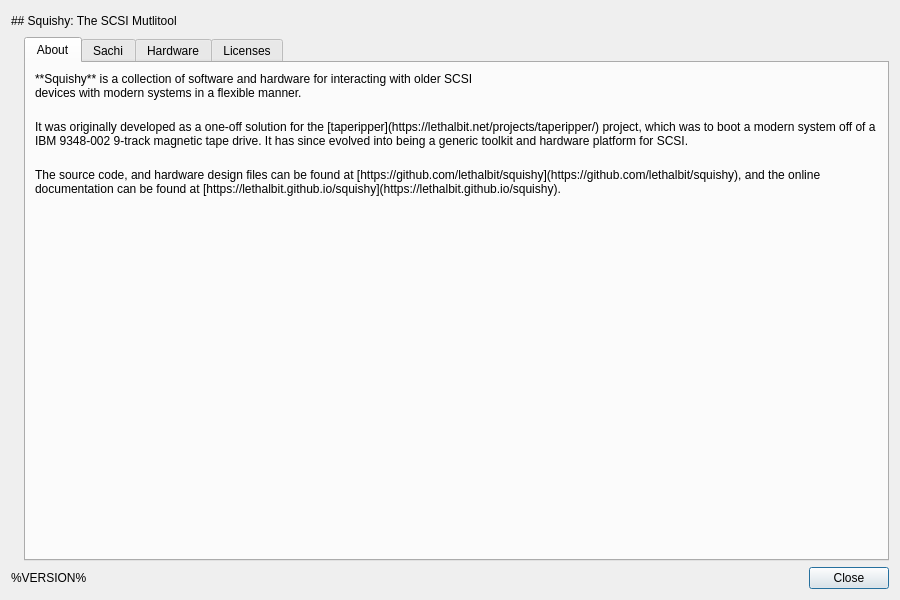
<?xml version="1.0" encoding="UTF-8"?>
<ui version="4.0">
 <class>AboutWindow</class>
 <widget class="QDialog" name="AboutWindow">
  <property name="geometry">
   <rect>
    <x>0</x>
    <y>0</y>
    <width>900</width>
    <height>600</height>
   </rect>
  </property>
  <property name="minimumSize">
   <size>
    <width>900</width>
    <height>600</height>
   </size>
  </property>
  <property name="maximumSize">
   <size>
    <width>900</width>
    <height>600</height>
   </size>
  </property>
  <property name="windowTitle">
   <string>About Squishy</string>
  </property>
  <property name="modal">
   <bool>true</bool>
  </property>
  <layout class="QVBoxLayout" name="verticalLayout_2" stretch="0,1,0">
   <item>
    <layout class="QHBoxLayout" name="horizontalLayout">
     <item>
      <widget class="QLabel" name="label">
       <property name="text">
        <string>## Squishy: The SCSI Mutlitool</string>
       </property>
       <property name="textFormat">
        <enum>Qt::MarkdownText</enum>
       </property>
       <property name="scaledContents">
        <bool>false</bool>
       </property>
      </widget>
     </item>
     <item>
      <spacer name="horizontalSpacer_2">
       <property name="orientation">
        <enum>Qt::Horizontal</enum>
       </property>
       <property name="sizeHint" stdset="0">
        <size>
         <width>40</width>
         <height>20</height>
        </size>
       </property>
      </spacer>
     </item>
    </layout>
   </item>
   <item>
    <layout class="QGridLayout" name="gridLayout">
     <item row="0" column="0">
      <widget class="QLabel" name="lbl_sachi">
       <property name="text">
        <string/>
       </property>
      </widget>
     </item>
     <item row="0" column="1">
      <widget class="QTabWidget" name="tabs_about">
       <property name="currentIndex">
        <number>0</number>
       </property>
       <widget class="QWidget" name="tab_about">
        <attribute name="title">
         <string>About</string>
        </attribute>
        <layout class="QVBoxLayout" name="verticalLayout">
         <property name="spacing">
          <number>20</number>
         </property>
         <item>
          <widget class="QLabel" name="label_3">
           <property name="text">
            <string>**Squishy** is a collection of software and hardware for interacting with older SCSI
devices with modern systems in a flexible manner.</string>
           </property>
           <property name="textFormat">
            <enum>Qt::MarkdownText</enum>
           </property>
           <property name="scaledContents">
            <bool>false</bool>
           </property>
           <property name="alignment">
            <set>Qt::AlignLeading|Qt::AlignLeft|Qt::AlignTop</set>
           </property>
           <property name="wordWrap">
            <bool>true</bool>
           </property>
           <property name="indent">
            <number>-1</number>
           </property>
          </widget>
         </item>
         <item>
          <widget class="QLabel" name="label_4">
           <property name="text">
            <string>It was originally developed as a one-off solution for the [taperipper](https://lethalbit.net/projects/taperipper/) project, which was to boot a modern system off of a IBM 9348-002 9-track magnetic tape drive. It has since evolved into being a generic toolkit and hardware platform for SCSI.</string>
           </property>
           <property name="textFormat">
            <enum>Qt::MarkdownText</enum>
           </property>
           <property name="alignment">
            <set>Qt::AlignLeading|Qt::AlignLeft|Qt::AlignTop</set>
           </property>
           <property name="wordWrap">
            <bool>true</bool>
           </property>
           <property name="openExternalLinks">
            <bool>true</bool>
           </property>
          </widget>
         </item>
         <item>
          <widget class="QLabel" name="label_5">
           <property name="text">
            <string>The source code, and hardware design files can be found at [https://github.com/lethalbit/squishy](https://github.com/lethalbit/squishy), and the online documentation can be found at [https://lethalbit.github.io/squishy](https://lethalbit.github.io/squishy).</string>
           </property>
           <property name="textFormat">
            <enum>Qt::MarkdownText</enum>
           </property>
           <property name="alignment">
            <set>Qt::AlignLeading|Qt::AlignLeft|Qt::AlignTop</set>
           </property>
           <property name="wordWrap">
            <bool>true</bool>
           </property>
           <property name="openExternalLinks">
            <bool>true</bool>
           </property>
          </widget>
         </item>
         <item>
          <spacer name="verticalSpacer">
           <property name="orientation">
            <enum>Qt::Vertical</enum>
           </property>
           <property name="sizeHint" stdset="0">
            <size>
             <width>20</width>
             <height>40</height>
            </size>
           </property>
          </spacer>
         </item>
        </layout>
       </widget>
       <widget class="QWidget" name="tab_sachi">
        <attribute name="title">
         <string>Sachi</string>
        </attribute>
        <layout class="QVBoxLayout" name="verticalLayout_3">
         <property name="spacing">
          <number>20</number>
         </property>
         <item>
          <widget class="QLabel" name="label_6">
           <property name="text">
            <string>Sachi is an IBM 9348-002 that was possessed by an inarinokami. She is the mascot for Squishy.</string>
           </property>
           <property name="textFormat">
            <enum>Qt::MarkdownText</enum>
           </property>
           <property name="alignment">
            <set>Qt::AlignLeading|Qt::AlignLeft|Qt::AlignTop</set>
           </property>
           <property name="wordWrap">
            <bool>true</bool>
           </property>
          </widget>
         </item>
         <item>
          <spacer name="verticalSpacer_2">
           <property name="orientation">
            <enum>Qt::Vertical</enum>
           </property>
           <property name="sizeHint" stdset="0">
            <size>
             <width>20</width>
             <height>362</height>
            </size>
           </property>
          </spacer>
         </item>
         <item>
          <widget class="QLabel" name="label_7">
           <property name="text">
            <string>Sachi was designed and illustrated by [Tyson Tan](https://tysontan.com/)</string>
           </property>
           <property name="textFormat">
            <enum>Qt::MarkdownText</enum>
           </property>
           <property name="alignment">
            <set>Qt::AlignLeading|Qt::AlignLeft|Qt::AlignTop</set>
           </property>
           <property name="wordWrap">
            <bool>true</bool>
           </property>
           <property name="openExternalLinks">
            <bool>true</bool>
           </property>
          </widget>
         </item>
        </layout>
       </widget>
       <widget class="QWidget" name="tab_hardware">
        <attribute name="title">
         <string>Hardware</string>
        </attribute>
        <layout class="QVBoxLayout" name="verticalLayout_4">
         <property name="spacing">
          <number>20</number>
         </property>
         <item>
          <widget class="QLabel" name="label_8">
           <property name="text">
            <string>The hardware side of Squishy is fully open source, and is licensed under the [CERN-OHL-S](https://ohwr.org/cern_ohl_s_v2.txt).</string>
           </property>
           <property name="textFormat">
            <enum>Qt::MarkdownText</enum>
           </property>
           <property name="alignment">
            <set>Qt::AlignLeading|Qt::AlignLeft|Qt::AlignTop</set>
           </property>
           <property name="wordWrap">
            <bool>true</bool>
           </property>
           <property name="openExternalLinks">
            <bool>true</bool>
           </property>
          </widget>
         </item>
         <item>
          <widget class="QLabel" name="label_9">
           <property name="text">
            <string>It is designed to be as safe and easy to use as possible, while also being as powerful and flexible as possible. It evolved from a simple wish to communicate with an old SCSI reel-to-reel tape drive into something much more.</string>
           </property>
           <property name="textFormat">
            <enum>Qt::MarkdownText</enum>
           </property>
           <property name="alignment">
            <set>Qt::AlignLeading|Qt::AlignLeft|Qt::AlignTop</set>
           </property>
           <property name="wordWrap">
            <bool>true</bool>
           </property>
          </widget>
         </item>
         <item>
          <spacer name="verticalSpacer_3">
           <property name="orientation">
            <enum>Qt::Vertical</enum>
           </property>
           <property name="sizeHint" stdset="0">
            <size>
             <width>20</width>
             <height>326</height>
            </size>
           </property>
          </spacer>
         </item>
        </layout>
       </widget>
       <widget class="QWidget" name="tab_licenses">
        <attribute name="title">
         <string>Licenses</string>
        </attribute>
        <layout class="QVBoxLayout" name="verticalLayout_5">
         <property name="spacing">
          <number>20</number>
         </property>
         <item>
          <widget class="QLabel" name="label_10">
           <property name="text">
            <string>The Squishy project is licensed under 3 individual licenses, one for the hardware and gateware, one for the software and one for the documentation.</string>
           </property>
           <property name="textFormat">
            <enum>Qt::MarkdownText</enum>
           </property>
           <property name="alignment">
            <set>Qt::AlignLeading|Qt::AlignLeft|Qt::AlignTop</set>
           </property>
           <property name="wordWrap">
            <bool>true</bool>
           </property>
          </widget>
         </item>
         <item>
          <widget class="QLabel" name="label_11">
           <property name="text">
            <string>The hardware is licensed under the [CERN-OHL-S](https://ohwr.org/cern_ohl_s_v2.txt), the license for which can be found in [LICENSE.hardware](https://github.com/lethalbit/squishy/blob/main/LICENSE.hardware)</string>
           </property>
           <property name="textFormat">
            <enum>Qt::MarkdownText</enum>
           </property>
           <property name="alignment">
            <set>Qt::AlignLeading|Qt::AlignLeft|Qt::AlignTop</set>
           </property>
           <property name="wordWrap">
            <bool>true</bool>
           </property>
           <property name="openExternalLinks">
            <bool>true</bool>
           </property>
          </widget>
         </item>
         <item>
          <widget class="QLabel" name="label_14">
           <property name="text">
            <string>The software and gateware are licensed under the [BSD-3-Clause](https://spdx.org/licenses/BSD-3-Clause.html) and can be found in [LICENSE.software](https://github.com/lethalbit/squishy/blob/main/LICENSE.software).</string>
           </property>
           <property name="textFormat">
            <enum>Qt::MarkdownText</enum>
           </property>
           <property name="alignment">
            <set>Qt::AlignLeading|Qt::AlignLeft|Qt::AlignTop</set>
           </property>
           <property name="wordWrap">
            <bool>true</bool>
           </property>
           <property name="openExternalLinks">
            <bool>true</bool>
           </property>
          </widget>
         </item>
         <item>
          <widget class="QLabel" name="label_13">
           <property name="text">
            <string>The documentation is licensed under the Creative Commons [CC-BY-SA](https://creativecommons.org/licenses/by-sa/2.0/) and can be found in [LICENSE.docs](https://github.com/lethalbit/squishy/blob/main/LICENSE.docs)</string>
           </property>
           <property name="textFormat">
            <enum>Qt::MarkdownText</enum>
           </property>
           <property name="alignment">
            <set>Qt::AlignLeading|Qt::AlignLeft|Qt::AlignTop</set>
           </property>
           <property name="wordWrap">
            <bool>true</bool>
           </property>
           <property name="openExternalLinks">
            <bool>true</bool>
           </property>
          </widget>
         </item>
         <item>
          <widget class="QLabel" name="label_15">
           <property name="text">
            <string>The icons used in the GUI are from the [KDE](https://kde.org) project. They are the [breeze-icons](https://github.com/KDE/breeze-icons/) and they are licensed under the [LGPL v2.1](https://spdx.org/licenses/LGPL-2.1-only.html), and can be found in [LICENSE.icons](https://github.com/lethalbit/squishy/blob/main/LICENSE.icons) </string>
           </property>
           <property name="textFormat">
            <enum>Qt::MarkdownText</enum>
           </property>
           <property name="alignment">
            <set>Qt::AlignLeading|Qt::AlignLeft|Qt::AlignTop</set>
           </property>
           <property name="wordWrap">
            <bool>true</bool>
           </property>
           <property name="openExternalLinks">
            <bool>true</bool>
           </property>
          </widget>
         </item>
         <item>
          <widget class="QLabel" name="label_12">
           <property name="text">
            <string>The fonts used in the GUI are [Fira Code](https://github.com/tonsky/FiraCode), and [Noto Sans](https://fonts.google.com/noto/specimen/Noto+Sans), both of which are under the [OFL 1.1](https://scripts.sil.org/cms/scripts/page.php?site_id=nrsi&amp;id=OFL), and can be found in [LICENSE.fonts](https://github.com/lethalbit/squishy/blob/main/LICENSE.fonts)</string>
           </property>
           <property name="textFormat">
            <enum>Qt::MarkdownText</enum>
           </property>
           <property name="alignment">
            <set>Qt::AlignLeading|Qt::AlignLeft|Qt::AlignTop</set>
           </property>
           <property name="wordWrap">
            <bool>true</bool>
           </property>
           <property name="openExternalLinks">
            <bool>true</bool>
           </property>
          </widget>
         </item>
         <item>
          <spacer name="verticalSpacer_4">
           <property name="orientation">
            <enum>Qt::Vertical</enum>
           </property>
           <property name="sizeHint" stdset="0">
            <size>
             <width>20</width>
             <height>120</height>
            </size>
           </property>
          </spacer>
         </item>
        </layout>
       </widget>
      </widget>
     </item>
    </layout>
   </item>
   <item>
    <layout class="QHBoxLayout" name="horizontalLayout_2">
     <item>
      <widget class="QLabel" name="lbl_version">
       <property name="text">
        <string>%VERSION%</string>
       </property>
      </widget>
     </item>
     <item>
      <spacer name="horizontalSpacer">
       <property name="orientation">
        <enum>Qt::Horizontal</enum>
       </property>
       <property name="sizeHint" stdset="0">
        <size>
         <width>40</width>
         <height>20</height>
        </size>
       </property>
      </spacer>
     </item>
     <item>
      <widget class="QPushButton" name="btn_close">
       <property name="text">
        <string>Close</string>
       </property>
       <property name="icon">
        <iconset theme="dialog-close">
         <normaloff>.</normaloff>.</iconset>
       </property>
      </widget>
     </item>
    </layout>
   </item>
  </layout>
 </widget>
 <resources/>
 <connections>
  <connection>
   <sender>btn_close</sender>
   <signal>clicked()</signal>
   <receiver>AboutWindow</receiver>
   <slot>close()</slot>
   <hints>
    <hint type="sourcelabel">
     <x>750</x>
     <y>775</y>
    </hint>
    <hint type="destinationlabel">
     <x>399</x>
     <y>399</y>
    </hint>
   </hints>
  </connection>
 </connections>
</ui>
